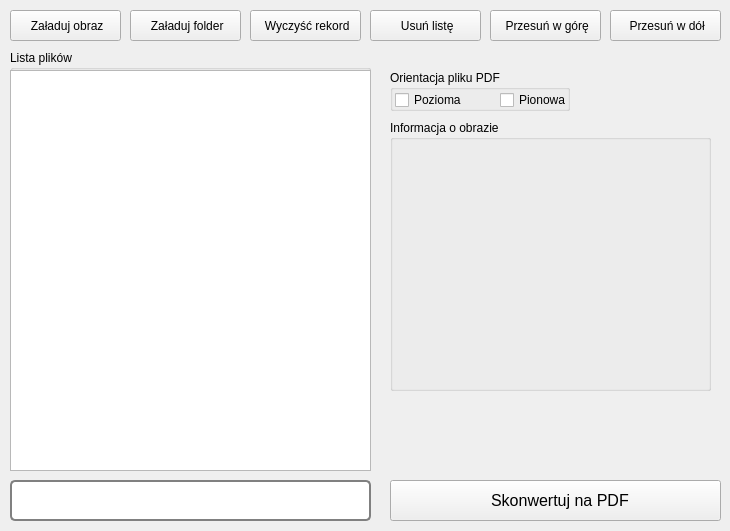
<?xml version="1.0" encoding="UTF-8"?>
<ui version="4.0">
 <class>ImageToPDF</class>
 <widget class="QMainWindow" name="ImageToPDF">
  <property name="geometry">
   <rect>
    <x>0</x>
    <y>0</y>
    <width>730</width>
    <height>531</height>
   </rect>
  </property>
  <property name="sizePolicy">
   <sizepolicy hsizetype="Fixed" vsizetype="Fixed">
    <horstretch>0</horstretch>
    <verstretch>0</verstretch>
   </sizepolicy>
  </property>
  <property name="windowTitle">
   <string>SITPDF</string>
  </property>
  <property name="windowIcon">
   <iconset resource="imagetopdf.qrc">
    <normaloff>:/itp/convert.png</normaloff>:/itp/convert.png</iconset>
  </property>
  <widget class="QWidget" name="centralwidget">
   <widget class="QPushButton" name="mLoadImages">
    <property name="geometry">
     <rect>
      <x>10</x>
      <y>10</y>
      <width>111</width>
      <height>31</height>
     </rect>
    </property>
    <property name="text">
     <string> Załaduj obraz</string>
    </property>
    <property name="icon">
     <iconset resource="imagetopdf.qrc">
      <normaloff>:/itp/picture.png</normaloff>:/itp/picture.png</iconset>
    </property>
   </widget>
   <widget class="QPushButton" name="mMoveUp">
    <property name="geometry">
     <rect>
      <x>490</x>
      <y>10</y>
      <width>111</width>
      <height>31</height>
     </rect>
    </property>
    <property name="text">
     <string> Przesuń w górę</string>
    </property>
    <property name="icon">
     <iconset resource="imagetopdf.qrc">
      <normaloff>:/itp/up-arrows.png</normaloff>:/itp/up-arrows.png</iconset>
    </property>
   </widget>
   <widget class="QPushButton" name="mDelete">
    <property name="geometry">
     <rect>
      <x>370</x>
      <y>10</y>
      <width>111</width>
      <height>31</height>
     </rect>
    </property>
    <property name="text">
     <string> Usuń listę</string>
    </property>
    <property name="icon">
     <iconset resource="imagetopdf.qrc">
      <normaloff>:/itp/remove.png</normaloff>:/itp/remove.png</iconset>
    </property>
   </widget>
   <widget class="QPushButton" name="mMoveDown">
    <property name="geometry">
     <rect>
      <x>610</x>
      <y>10</y>
      <width>111</width>
      <height>31</height>
     </rect>
    </property>
    <property name="text">
     <string> Przesuń w dół</string>
    </property>
    <property name="icon">
     <iconset resource="imagetopdf.qrc">
      <normaloff>:/itp/down-arrows.png</normaloff>:/itp/down-arrows.png</iconset>
    </property>
   </widget>
   <widget class="QGroupBox" name="groupBox">
    <property name="geometry">
     <rect>
      <x>10</x>
      <y>50</y>
      <width>361</width>
      <height>421</height>
     </rect>
    </property>
    <property name="title">
     <string>Lista plików</string>
    </property>
    <widget class="QListWidget" name="mListView">
     <property name="geometry">
      <rect>
       <x>0</x>
       <y>20</y>
       <width>361</width>
       <height>401</height>
      </rect>
     </property>
    </widget>
   </widget>
   <widget class="QPushButton" name="mClear">
    <property name="geometry">
     <rect>
      <x>250</x>
      <y>10</y>
      <width>111</width>
      <height>31</height>
     </rect>
    </property>
    <property name="text">
     <string> Wyczyść rekord</string>
    </property>
    <property name="icon">
     <iconset resource="imagetopdf.qrc">
      <normaloff>:/itp/eraser.png</normaloff>:/itp/eraser.png</iconset>
    </property>
   </widget>
   <widget class="QProgressBar" name="mProgress">
    <property name="geometry">
     <rect>
      <x>10</x>
      <y>480</y>
      <width>361</width>
      <height>41</height>
     </rect>
    </property>
    <property name="styleSheet">
     <string notr="true">QProgressBar {
    border: 2px solid grey;
    border-radius: 5px;
}

QProgressBar::chunk {
    background-color: #05B8CC;
    width: 20px;
}</string>
    </property>
    <property name="value">
     <number>0</number>
    </property>
    <property name="textVisible">
     <bool>false</bool>
    </property>
   </widget>
   <widget class="QPushButton" name="mConvertNow">
    <property name="geometry">
     <rect>
      <x>390</x>
      <y>480</y>
      <width>331</width>
      <height>41</height>
     </rect>
    </property>
    <property name="font">
     <font>
      <pointsize>12</pointsize>
     </font>
    </property>
    <property name="text">
     <string>  Skonwertuj na PDF</string>
    </property>
    <property name="icon">
     <iconset resource="imagetopdf.qrc">
      <normaloff>:/itp/solutions.png</normaloff>:/itp/solutions.png</iconset>
    </property>
    <property name="iconSize">
     <size>
      <width>28</width>
      <height>28</height>
     </size>
    </property>
   </widget>
   <widget class="QPushButton" name="mAddFolder">
    <property name="geometry">
     <rect>
      <x>130</x>
      <y>10</y>
      <width>111</width>
      <height>31</height>
     </rect>
    </property>
    <property name="text">
     <string> Załaduj folder</string>
    </property>
    <property name="icon">
     <iconset resource="imagetopdf.qrc">
      <normaloff>:/itp/folder.png</normaloff>:/itp/folder.png</iconset>
    </property>
   </widget>
   <widget class="QGroupBox" name="groupBox_2">
    <property name="geometry">
     <rect>
      <x>390</x>
      <y>70</y>
      <width>180</width>
      <height>41</height>
     </rect>
    </property>
    <property name="title">
     <string>Orientacja pliku PDF</string>
    </property>
    <widget class="QCheckBox" name="mHorizontal">
     <property name="geometry">
      <rect>
       <x>5</x>
       <y>20</y>
       <width>71</width>
       <height>20</height>
      </rect>
     </property>
     <property name="text">
      <string>Pozioma</string>
     </property>
    </widget>
    <widget class="QCheckBox" name="mVertical">
     <property name="geometry">
      <rect>
       <x>110</x>
       <y>20</y>
       <width>71</width>
       <height>20</height>
      </rect>
     </property>
     <property name="text">
      <string>Pionowa</string>
     </property>
    </widget>
   </widget>
   <widget class="QGroupBox" name="groupBox_3">
    <property name="geometry">
     <rect>
      <x>390</x>
      <y>120</y>
      <width>321</width>
      <height>271</height>
     </rect>
    </property>
    <property name="title">
     <string>Informacja o obrazie</string>
    </property>
    <widget class="QLabel" name="mLoadImage">
     <property name="geometry">
      <rect>
       <x>0</x>
       <y>20</y>
       <width>321</width>
       <height>231</height>
      </rect>
     </property>
     <property name="text">
      <string/>
     </property>
    </widget>
    <widget class="QLabel" name="mWHandSizeOnHDD">
     <property name="geometry">
      <rect>
       <x>0</x>
       <y>250</y>
       <width>161</width>
       <height>16</height>
      </rect>
     </property>
     <property name="text">
      <string/>
     </property>
    </widget>
   </widget>
  </widget>
 </widget>
 <resources>
  <include location="imagetopdf.qrc"/>
 </resources>
 <connections/>
</ui>
